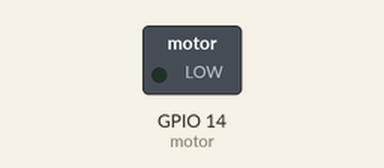
Simulated run of this program. Board: Raspberry Pi (BCM pin numbers). On the bench: switched loads named in the program (green lamp = pin HIGH).

Above: at 0.05 s.
At 2.05 s:
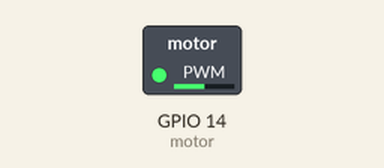
At 4.0 s:
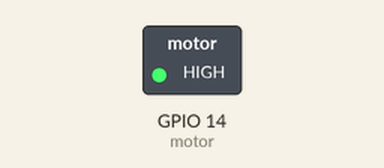
Timing chart, 0 to 5.2 s (numbered marks = the images above):
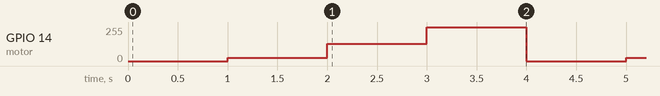

Measured:
- by itself, GPIO 14 (motor): repeats every 4.0 s: 128/255 1.0 s, 255/255 1.0 s, 0/255 1.0 s, 26/255 1.0 s

The program:

prac5_motor_Transistor.py
```python
from gpiozero import PWMLED
from time import sleep

motor = PWMLED(14)

while True:
    motor.value = 0
    sleep(1)
    motor.value = 0.1
    sleep(1)
    motor.value = 0.5
    sleep(1)
    motor.value = 1
    sleep(1)
```
